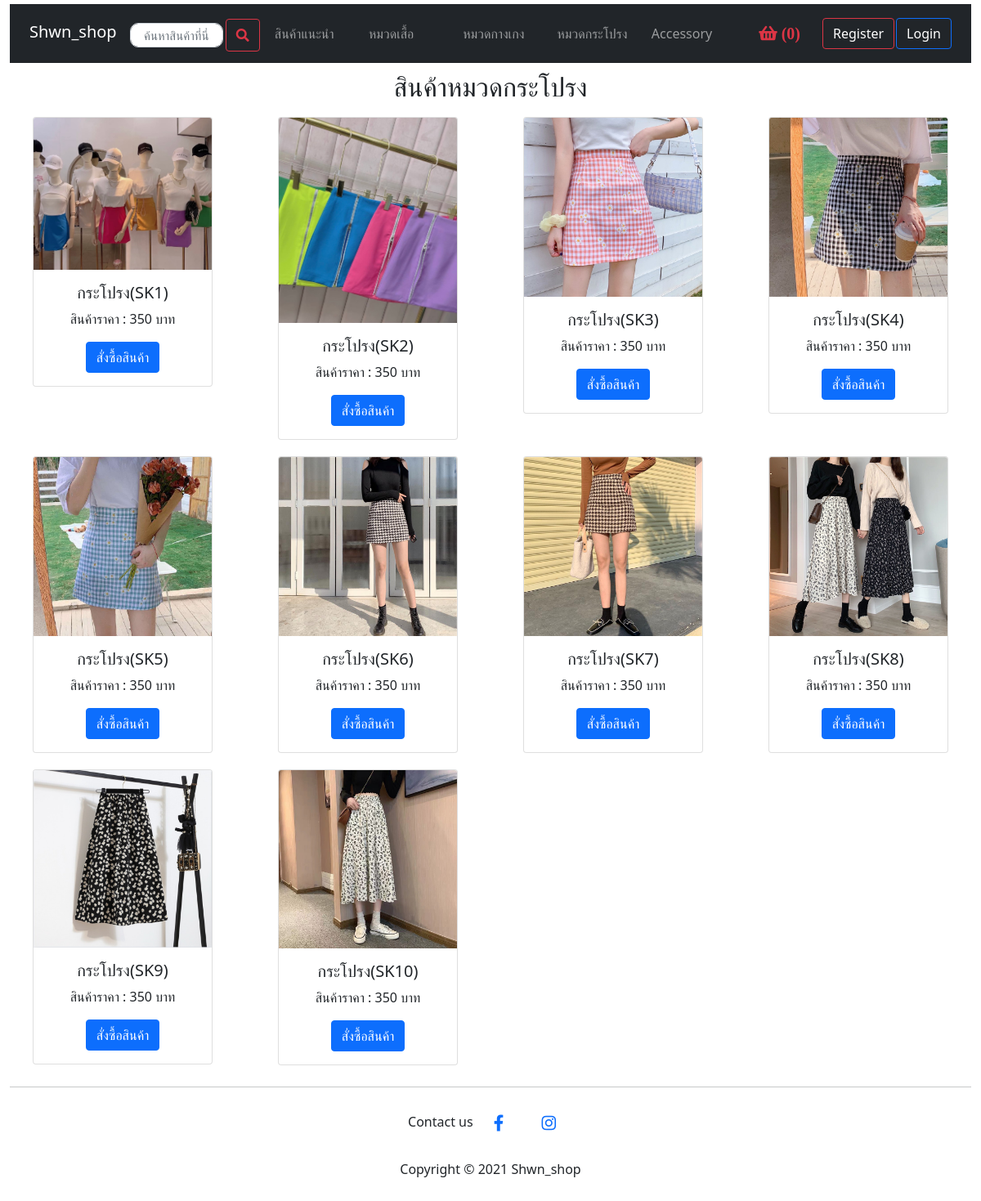
The page /ecping/php/skirt.php on the database its author committed.
### tables this page shows
CREATE TABLE `skirt_product` (
  `id` varchar(5) NOT NULL,
  `name` varchar(50) NOT NULL,
  `price` int(4) NOT NULL,
  `IMG` varchar(50) NOT NULL
);

### ecping/php/skirt.php (the view, shortened to what this page needs)
<?php
include 'config.php';
?>
<!DOCTYPE html>
<html lang="en">
<head>
    <link href="https://cdn.jsdelivr.net/npm/bootstrap@5.0.2/dist/css/bootstrap.min.css" rel="stylesheet"
>
    <link rel="stylesheet" href="../style.css">
    <link rel="stylesheet" href="../css/all.min.css">
</head>
<body>
    <div class="container" id="main">
        <div class="row">
            <form name="input" action="../php/search.php" method="post">
                <header>
                    <nav class="navbar navbar-expand-lg navbar-dark bg-dark" id="navbar">
                        <div class="container-fluid">
                            <a class="navbar-brand" id="navbarHome" href="../index.php">Shwn_shop</a>
                            <div class="collapse navbar-collapse" id="navbarNavAltMarkup">
                                <div class="navbar-nav">
                                    <input type="text" placeholder="ค้นหาสินค้าที่นี่" class="form-control"
                                        id="inputsearch">
                                    <button class="btn btn-outline-danger" type="submit"
                                        style="margin: 10px 0px 0px 3px; height: 40px;"><i
                                            class="fas fa-search"></i></button>
                                    <a class="nav-link" aria-current="page" href="../index.php">สินค้าแนะนำ</a>
                                    <a class="nav-link" aria-current="page" href="shirt.php">หมวดเสื้อ</a>
                                    <a class="nav-link" aria-current="page" href="pant.php">หมวดกางเกง</a>
                                    <a class="nav-link" aria-current="page" href="skirt.php">หมวดกระโปรง</a>
                                    <a class="nav-link" aria-current="page" href="Acc.php">Accessory</a>
                                    <?php
                                        $count = 0;
                                    ?>
                                    <span><a class="btn btn-link btn-floating btn-lg text-danger m-1" href="../pages/basket.php"
                                            role="button" data-mdb-ripple-color="dark" style="margin-left: 40%;"><i
                                                class="fas fa-shopping-basket" style="margin-left: 5%; width:70px;"> (<?php echo $count ;?>)</i></a></span>
                                </div>
                                <?php
                                    if(!isset($_SESSION['e_mail'])){
                                        echo '<a class="btn btn-outline-danger" href="../pages/register.html" role="button" id="registerbut"
                                        style="margin-left: auto;">Register</a>';
                                        echo '<a class="btn btn-outline-primary" href="../pages/login.html" role="button"
                                        id="loginbut">Login</a>';
                                    }if(isset($_SESSION['e_mail'])){
                                        echo '<a class="btn btn-outline-danger" href="profile_pages.php" role="button" id="registerbut"
                                        style="margin-left: auto;">Your Profile</a>';
                                        echo '<a class="btn btn-outline-primary" href="logout.php" role="button"
                                        id="loginbut">logout</a>';
                                    }
                                ?>
                            </div>
                        </div>
                    </nav>
                </header>
            </form>
        </div>
        <h2 style="text-align: center; margin-top: 10px;">สินค้าหมวดกระโปรง</h2>
        <div class="row">
        <?php
            $sql = "select * from skirt_product ORDER BY id ASC";
            $result = mysqli_query($con,$sql);
            if(mysqli_num_rows($result) > 0)
            {
                while($row = mysqli_fetch_array($result))
                {
                    ?>
                     <div class="col-sm-3">
                    <form method="POST" action="manage_cart.php?id=<?= $row['id']; ?>">
                    <div class="card" style="width: 80%; margin: 10px 0px 10px 10%; text-align: center;" >
                    <img src= <?php echo $row['IMG'];?> class="card-img-top" alt="...">
                    <div class="card-body">
                      <h5 class="card-title"><?php echo $row['name'];?></h5>
                      <p>สินค้าราคา : <?php echo $row['price'];?> บาท</p>
                      <button class="btn btn-primary" name="Add_To_Cart"id="buyitem">สั่งซื้อสินค้า</button>
                    </div>
                  </div>
              </form>
                </div>
                <?php
                }
            }
            ?>
        </div>
        <hr>
        <footer class="text-center text-black" style="margin-bottom: 50px;">
            Contact us
            <a class="btn btn-link btn-floating btn-lg text-primary m-1" href="https://www.facebook.com/pingsuwatcharin"
                target="_blank" role="button" data-mdb-ripple-color="dark"><i class="fab fa-facebook-f"></i></a>
            <a class="btn btn-link btn-floating btn-lg text-primary m-1" href="https://www.instagram.com/ping.shwn/"
                target="_blank" role="button" data-mdb-ripple-color="dark"><i class="fab fa-instagram"></i></a>
            Copyright © 2021 Shwn_shop
        </footer>
    </div>
</body>
</html>

### ecping/style.css (style rules this page uses)
* { margin: 0px; padding: 0px; }
html { scroll-behavior: smooth; }
#main { max-width: 1500px; }
#navbar { margin-top: 5px; }
#navbarHome { margin-bottom: 5px; }
.nav-link { margin-left: 10px; margin-top: 8px; text-align: left; font-size: 1rem; width: 100%; }
#registerbut { margin-left: 2%; margin-bottom: 1px; color: white; text-align: center; }
#loginbut { color: white; margin-left: 2px; margin-bottom: 1px; text-align: center; }
#inputsearch { width: 100%; height: 30px; border-radius: 10px; margin: 15px 0px 0px 0px; font-size: 15px; text-align: center; }

### rows shown on the page
skirt_product: IMG (picture), name "กระโปรง(SK1)", price "350"
skirt_product: IMG (picture), name "กระโปรง(SK2)", price "350"
skirt_product: IMG (picture), name "กระโปรง(SK3)", price "350"
skirt_product: IMG (picture), name "กระโปรง(SK4)", price "350"
skirt_product: IMG (picture), name "กระโปรง(SK5)", price "350"
skirt_product: IMG (picture), name "กระโปรง(SK6)", price "350"
skirt_product: IMG (picture), name "กระโปรง(SK7)", price "350"
skirt_product: IMG (picture), name "กระโปรง(SK8)", price "350"
skirt_product: IMG (picture), name "กระโปรง(SK9)", price "350"
skirt_product: IMG (picture), name "กระโปรง(SK10)", price "350"

### other values the page prints
$count "0"
